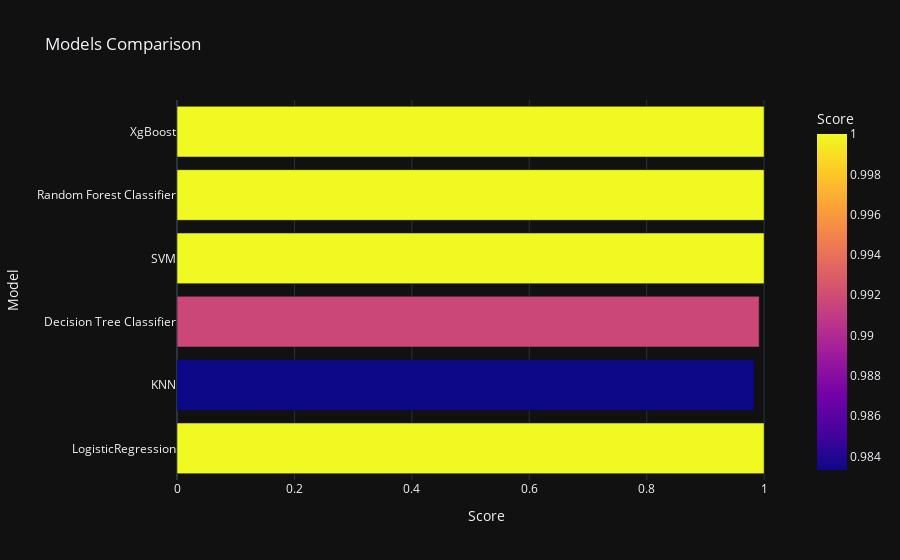

Here is the notebook cell this chart was saved with:
### Code cell
px.bar(data_frame = models, x = 'Score', y = 'Model', color = 'Score', template = 'plotly_dark', 
       title = 'Models Comparison')

### Figure 1 — Plotly figure (JSON) as saved in the notebook; plotly's stock layout.template omitted (floating-point values rounded to 4 significant figures)
{"data": [{"alignmentgroup": "True", "hovertemplate": "Score=%{marker.color}<br>Model=%{y}<extra></extra>", "legendgroup": "", "marker": {"color": [1, 0.9833, 0.9917, 1, 1, 1], "coloraxis": "coloraxis", "pattern": {"shape": ""}}, "name": "", "offsetgroup": "", "orientation": "h", "showlegend": false, "textposition": "auto", "type": "bar", "x": [1, 0.9833, 0.9917, 1, 1, 1], "xaxis": "x", "y": ["LogisticRegression", "KNN", "Decision Tree Classifier", "SVM", "Random Forest Classifier", "XgBoost"], "yaxis": "y"}], "layout": {"barmode": "relative", "coloraxis": {"colorbar": {"title": {"text": "Score"}}, "colorscale": [[0, "#0d0887"], [0.1111, "#46039f"], [0.2222, "#7201a8"], [0.3333, "#9c179e"], [0.4444, "#bd3786"], [0.5556, "#d8576b"], [0.6667, "#ed7953"], [0.7778, "#fb9f3a"], [0.8889, "#fdca26"], [1, "#f0f921"]]}, "legend": {"tracegroupgap": 0}, "title": {"text": "Models Comparison"}, "xaxis": {"anchor": "y", "domain": [0, 1], "title": {"text": "Score"}}, "yaxis": {"anchor": "x", "domain": [0, 1], "title": {"text": "Model"}}}}
